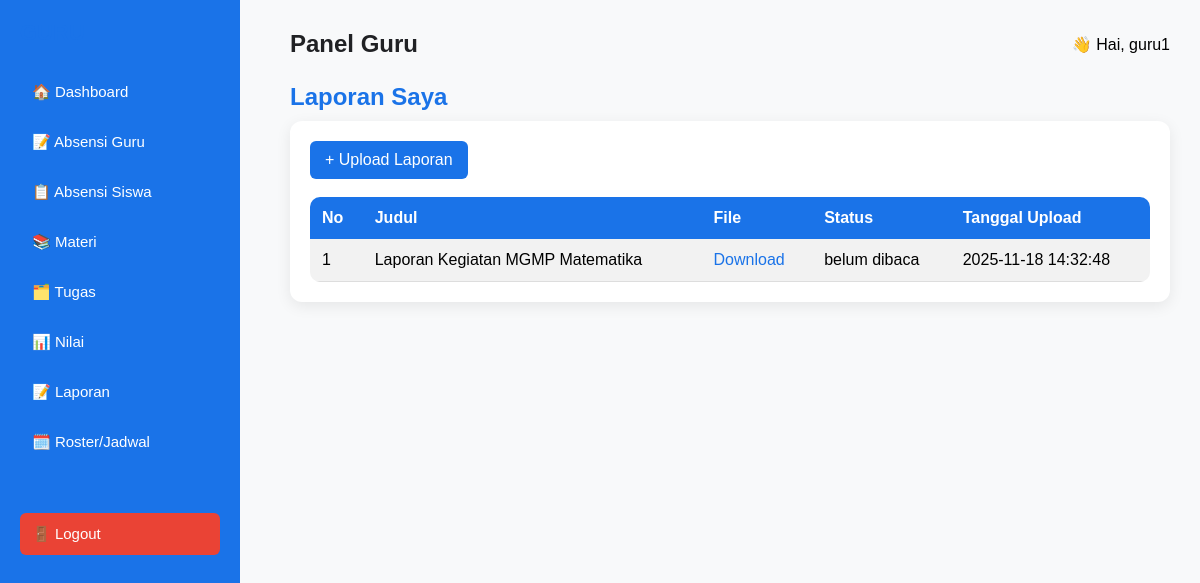
/views/guru/laporan.php (signed in), run on the app's committed database.
### tables this page shows
CREATE TABLE `laporan` (
  `id` int(11) NOT NULL,
  `id_guru` int(11) NOT NULL,
  `judul_laporan` varchar(255) NOT NULL,
  `file_path` varchar(255) NOT NULL,
  `tanggal_upload` timestamp NOT NULL DEFAULT current_timestamp(),
  `status` enum('dibaca','belum dibaca') NOT NULL DEFAULT 'belum dibaca'
);

### helpers/auth_helper.php (called while the page is built, shortened)
<?php
function getGuruId(mysqli $conn){
    if(isset($_SESSION['guru_id']) && $_SESSION['guru_id']){
        return $_SESSION['guru_id'];
    }
    return null;
}

### views/guru/laporan.php (the view, shortened to what this page needs)
<?php
include "../../config.php";
include "../../helpers/auth_helper.php";
$id_guru = getGuruId($conn);
?>
<!DOCTYPE html>
<html>
<head>
<link rel="stylesheet" href="../../assets/css/style.css">
</head>
<body>
<?php include "sidebar.php"; ?>
<div class="content">
<?php include "header.php"; ?>
<h2>Laporan Saya</h2>
<div class="card">
<a href="laporan_add.php" class="btn">+ Upload Laporan</a>
<br><br>
<table class="tabel">
    <tr>
        <th>No</th>
        <th>Judul</th>
        <th>File</th>
        <th>Status</th>
        <th>Tanggal Upload</th>
    </tr>
<?php
$no = 1;
$data = mysqli_query($conn, "SELECT * FROM laporan WHERE id_guru='$id_guru' ORDER BY id DESC");
while($d = mysqli_fetch_assoc($data)){
?>
    <tr>
        <td><?= $no++; ?></td>
        <td><?= $d['judul_laporan']; ?></td>
        <td><a href="<?= $d['file_path']; ?>" target="_blank">Download</a></td>
        <td><?= $d['status']; ?></td>
        <td><?= $d['tanggal_upload']; ?></td>
    </tr>
<?php } ?>
</table>
</div>
</div>
</body>
</html>

### assets/css/style.css (style rules this page uses)
* { box-sizing: border-box; }
body { margin:0; padding:0; font-family:'Poppins', sans-serif; background:#F8F9FA; }
h2 { margin:0 0 10px; color:#1A73E8; }
.content { margin-left:260px; padding:30px; }
.card { background:white; padding:20px; border-radius:12px; box-shadow:0 4px 15px rgba(0,0,0,0.08); margin-bottom:20px; }
.tabel { width:100%; border-collapse:collapse; background:white; border-radius:10px; overflow:hidden; }
.tabel th { background:#1A73E8; color:white; padding:12px; text-align:left; }
.tabel td { padding:10px; border-bottom:1px solid #ddd; }
.btn { appearance: none; display:inline-block; padding:10px 15px; background:#1A73E8; color:white; text-decoration:none; font-family: inherit; border: 0; border-radius:6px; }
a { color:#1A73E8; text-decoration:none; }
.tabel tr:nth-child(even) { background:#f2f2f2; }
.tabel td, .tabel th { padding:12px; }

### data on the page
laporan: judul_laporan "Laporan Kegiatan MGMP Matematika", status "belum dibaca", tanggal_upload "2025-11-18 14:32:48"

### other printed values
$_SESSION['username'] "guru1"
